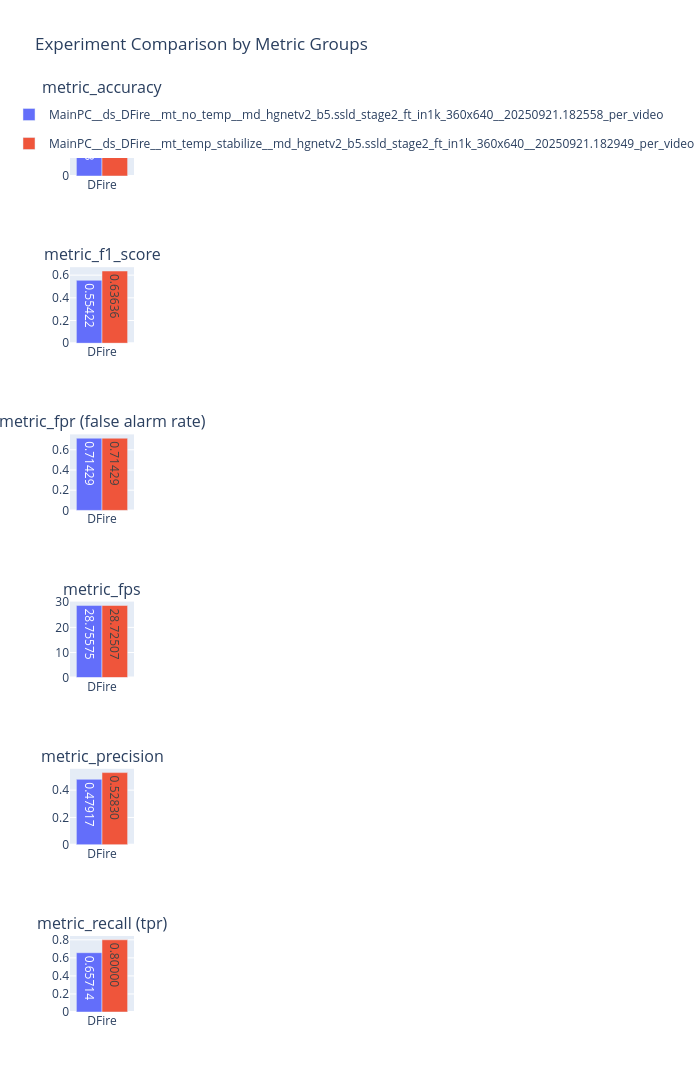

Notebook code for this chart:
### Code cell
from halib.research.perftb import *
from halib.research.perfcalc import PerfCalc

pertb = PerfCalc.gen_perf_report_for_multip_exps(
    indir=r"/mnt/e/NextCloud/paper2_main/zout/perf/__analyze"
)
pertb.plot("./zout/perf/summary.png")

### Figure 1 — Plotly figure (JSON) as saved in the notebook; plotly's stock layout.template omitted (floating-point values rounded to 4 significant figures)
{"data": [{"legendgroup": "MainPC__ds_DFire__mt_no_temp__md_hgnetv2_b5.ssld_stage2_ft_in1k_360x640__20250921.182558_per_video", "marker": {"color": "#636EFA"}, "name": "MainPC__ds_DFire__mt_no_temp__md_hgnetv2_b5.ssld_stage2_ft_in1k_360x640__20250921.182558_per_video", "showlegend": true, "text": ["0.47143"], "textposition": "auto", "type": "bar", "x": ["DFire"], "xaxis": "x", "y": [0.4714], "yaxis": "y"}, {"legendgroup": "MainPC__ds_DFire__mt_temp_stabilize__md_hgnetv2_b5.ssld_stage2_ft_in1k_360x640__20250921.182949_per_video", "marker": {"color": "#EF553B"}, "name": "MainPC__ds_DFire__mt_temp_stabilize__md_hgnetv2_b5.ssld_stage2_ft_in1k_360x640__20250921.182949_per_video", "showlegend": true, "text": ["0.54286"], "textposition": "auto", "type": "bar", "x": ["DFire"], "xaxis": "x", "y": [0.5429], "yaxis": "y"}, {"legendgroup": "MainPC__ds_DFire__mt_no_temp__md_hgnetv2_b5.ssld_stage2_ft_in1k_360x640__20250921.182558_per_video", "marker": {"color": "#636EFA"}, "name": "MainPC__ds_DFire__mt_no_temp__md_hgnetv2_b5.ssld_stage2_ft_in1k_360x640__20250921.182558_per_video", "showlegend": false, "text": ["0.55422"], "textposition": "auto", "type": "bar", "x": ["DFire"], "xaxis": "x2", "y": [0.5542], "yaxis": "y2"}, {"legendgroup": "MainPC__ds_DFire__mt_temp_stabilize__md_hgnetv2_b5.ssld_stage2_ft_in1k_360x640__20250921.182949_per_video", "marker": {"color": "#EF553B"}, "name": "MainPC__ds_DFire__mt_temp_stabilize__md_hgnetv2_b5.ssld_stage2_ft_in1k_360x640__20250921.182949_per_video", "showlegend": false, "text": ["0.63636"], "textposition": "auto", "type": "bar", "x": ["DFire"], "xaxis": "x2", "y": [0.6364], "yaxis": "y2"}, {"legendgroup": "MainPC__ds_DFire__mt_no_temp__md_hgnetv2_b5.ssld_stage2_ft_in1k_360x640__20250921.182558_per_video", "marker": {"color": "#636EFA"}, "name": "MainPC__ds_DFire__mt_no_temp__md_hgnetv2_b5.ssld_stage2_ft_in1k_360x640__20250921.182558_per_video", "showlegend": false, "text": ["0.71429"], "textposition": "auto", "type": "bar", "x": ["DFire"], "xaxis": "x3", "y": [0.7143], "yaxis": "y3"}, {"legendgroup": "MainPC__ds_DFire__mt_temp_stabilize__md_hgnetv2_b5.ssld_stage2_ft_in1k_360x640__20250921.182949_per_video", "marker": {"color": "#EF553B"}, "name": "MainPC__ds_DFire__mt_temp_stabilize__md_hgnetv2_b5.ssld_stage2_ft_in1k_360x640__20250921.182949_per_video", "showlegend": false, "text": ["0.71429"], "textposition": "auto", "type": "bar", "x": ["DFire"], "xaxis": "x3", "y": [0.7143], "yaxis": "y3"}, {"legendgroup": "MainPC__ds_DFire__mt_no_temp__md_hgnetv2_b5.ssld_stage2_ft_in1k_360x640__20250921.182558_per_video", "marker": {"color": "#636EFA"}, "name": "MainPC__ds_DFire__mt_no_temp__md_hgnetv2_b5.ssld_stage2_ft_in1k_360x640__20250921.182558_per_video", "showlegend": false, "text": ["28.75575"], "textposition": "auto", "type": "bar", "x": ["DFire"], "xaxis": "x4", "y": [28.76], "yaxis": "y4"}, {"legendgroup": "MainPC__ds_DFire__mt_temp_stabilize__md_hgnetv2_b5.ssld_stage2_ft_in1k_360x640__20250921.182949_per_video", "marker": {"color": "#EF553B"}, "name": "MainPC__ds_DFire__mt_temp_stabilize__md_hgnetv2_b5.ssld_stage2_ft_in1k_360x640__20250921.182949_per_video", "showlegend": false, "text": ["28.72507"], "textposition": "auto", "type": "bar", "x": ["DFire"], "xaxis": "x4", "y": [28.73], "yaxis": "y4"}, {"legendgroup": "MainPC__ds_DFire__mt_no_temp__md_hgnetv2_b5.ssld_stage2_ft_in1k_360x640__20250921.182558_per_video", "marker": {"color": "#636EFA"}, "name": "MainPC__ds_DFire__mt_no_temp__md_hgnetv2_b5.ssld_stage2_ft_in1k_360x640__20250921.182558_per_video", "showlegend": false, "text": ["0.47917"], "textposition": "auto", "type": "bar", "x": ["DFire"], "xaxis": "x5", "y": [0.4792], "yaxis": "y5"}, {"legendgroup": "MainPC__ds_DFire__mt_temp_stabilize__md_hgnetv2_b5.ssld_stage2_ft_in1k_360x640__20250921.182949_per_video", "marker": {"color": "#EF553B"}, "name": "MainPC__ds_DFire__mt_temp_stabilize__md_hgnetv2_b5.ssld_stage2_ft_in1k_360x640__20250921.182949_per_video", "showlegend": false, "text": ["0.52830"], "textposition": "auto", "type": "bar", "x": ["DFire"], "xaxis": "x5", "y": [0.5283], "yaxis": "y5"}, {"legendgroup": "MainPC__ds_DFire__mt_no_temp__md_hgnetv2_b5.ssld_stage2_ft_in1k_360x640__20250921.182558_per_video", "marker": {"color": "#636EFA"}, "name": "MainPC__ds_DFire__mt_no_temp__md_hgnetv2_b5.ssld_stage2_ft_in1k_360x640__20250921.182558_per_video", "showlegend": false, "text": ["0.65714"], "textposition": "auto", "type": "bar", "x": ["DFire"], "xaxis": "x6", "y": [0.6571], "yaxis": "y6"}, {"legendgroup": "MainPC__ds_DFire__mt_temp_stabilize__md_hgnetv2_b5.ssld_stage2_ft_in1k_360x640__20250921.182949_per_video", "marker": {"color": "#EF553B"}, "name": "MainPC__ds_DFire__mt_temp_stabilize__md_hgnetv2_b5.ssld_stage2_ft_in1k_360x640__20250921.182949_per_video", "showlegend": false, "text": ["0.80000"], "textposition": "auto", "type": "bar", "x": ["DFire"], "xaxis": "x6", "y": [0.8], "yaxis": "y6"}], "layout": {"annotations": [{"font": {"size": 16}, "showarrow": false, "text": "metric_accuracy", "x": 0.5, "xanchor": "center", "xref": "paper", "y": 1, "yanchor": "bottom", "yref": "paper"}, {"font": {"size": 16}, "showarrow": false, "text": "metric_f1_score", "x": 0.5, "xanchor": "center", "xref": "paper", "y": 0.8167, "yanchor": "bottom", "yref": "paper"}, {"font": {"size": 16}, "showarrow": false, "text": "metric_fpr (false alarm rate)", "x": 0.5, "xanchor": "center", "xref": "paper", "y": 0.6333, "yanchor": "bottom", "yref": "paper"}, {"font": {"size": 16}, "showarrow": false, "text": "metric_fps", "x": 0.5, "xanchor": "center", "xref": "paper", "y": 0.45, "yanchor": "bottom", "yref": "paper"}, {"font": {"size": 16}, "showarrow": false, "text": "metric_precision", "x": 0.5, "xanchor": "center", "xref": "paper", "y": 0.2667, "yanchor": "bottom", "yref": "paper"}, {"font": {"size": 16}, "showarrow": false, "text": "metric_recall (tpr)", "x": 0.5, "xanchor": "center", "xref": "paper", "y": 0.08333, "yanchor": "bottom", "yref": "paper"}], "barmode": "group", "height": 2400, "showlegend": true, "title": {"text": "Experiment Comparison by Metric Groups"}, "width": 700, "xaxis": {"anchor": "y", "domain": [0, 1]}, "xaxis2": {"anchor": "y2", "domain": [0, 1]}, "xaxis3": {"anchor": "y3", "domain": [0, 1]}, "xaxis4": {"anchor": "y4", "domain": [0, 1]}, "xaxis5": {"anchor": "y5", "domain": [0, 1]}, "xaxis6": {"anchor": "y6", "domain": [0, 1]}, "yaxis": {"anchor": "x", "domain": [0.9167, 1]}, "yaxis2": {"anchor": "x2", "domain": [0.7333, 0.8167]}, "yaxis3": {"anchor": "x3", "domain": [0.55, 0.6333]}, "yaxis4": {"anchor": "x4", "domain": [0.3667, 0.45]}, "yaxis5": {"anchor": "x5", "domain": [0.1833, 0.2667]}, "yaxis6": {"anchor": "x6", "domain": [0, 0.08333]}}}
